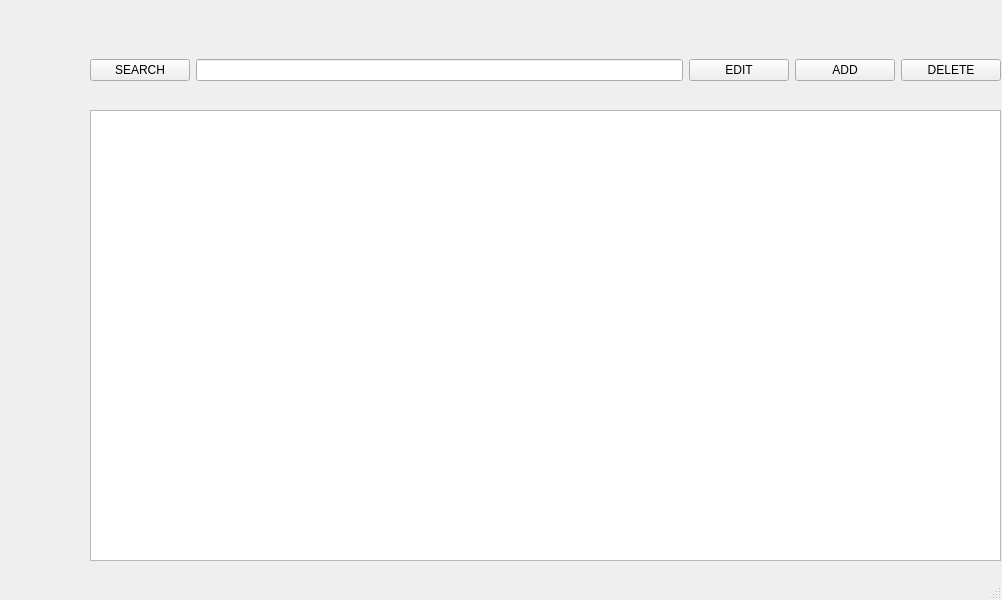
<?xml version="1.0" encoding="UTF-8"?>
<ui version="4.0">
 <class>MainWindow</class>
 <widget class="QMainWindow" name="MainWindow">
  <property name="geometry">
   <rect>
    <x>0</x>
    <y>0</y>
    <width>1002</width>
    <height>600</height>
   </rect>
  </property>
  <property name="windowTitle">
   <string>MainWindow</string>
  </property>
  <widget class="QWidget" name="centralwidget">
   <widget class="QListWidget" name="animeList1">
    <property name="geometry">
     <rect>
      <x>90</x>
      <y>110</y>
      <width>911</width>
      <height>451</height>
     </rect>
    </property>
   </widget>
   <widget class="QWidget" name="horizontalLayoutWidget">
    <property name="geometry">
     <rect>
      <x>90</x>
      <y>30</y>
      <width>911</width>
      <height>80</height>
     </rect>
    </property>
    <layout class="QHBoxLayout" name="horizontalLayout">
     <item>
      <widget class="QPushButton" name="searchAnime">
       <property name="minimumSize">
        <size>
         <width>100</width>
         <height>0</height>
        </size>
       </property>
       <property name="text">
        <string>SEARCH</string>
       </property>
      </widget>
     </item>
     <item>
      <widget class="QLineEdit" name="inputAnime"/>
     </item>
     <item>
      <widget class="QPushButton" name="editButton">
       <property name="minimumSize">
        <size>
         <width>100</width>
         <height>0</height>
        </size>
       </property>
       <property name="text">
        <string>EDIT</string>
       </property>
      </widget>
     </item>
     <item>
      <widget class="QPushButton" name="addButton">
       <property name="minimumSize">
        <size>
         <width>100</width>
         <height>0</height>
        </size>
       </property>
       <property name="text">
        <string>ADD</string>
       </property>
      </widget>
     </item>
     <item>
      <widget class="QPushButton" name="removeButton">
       <property name="minimumSize">
        <size>
         <width>100</width>
         <height>0</height>
        </size>
       </property>
       <property name="text">
        <string>DELETE</string>
       </property>
      </widget>
     </item>
    </layout>
   </widget>
  </widget>
  <widget class="QMenuBar" name="menubar">
   <property name="geometry">
    <rect>
     <x>0</x>
     <y>0</y>
     <width>1002</width>
     <height>26</height>
    </rect>
   </property>
  </widget>
  <widget class="QStatusBar" name="statusbar"/>
 </widget>
 <resources/>
 <connections/>
</ui>
